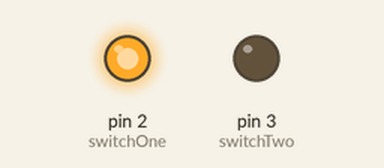
This sketch was run on a simulated Arduino Uno, built with avr-gcc and run on an emulated ATmega328P. Parts: output pins drawn as LEDs (lit = HIGH).

Above: at 1.0 s.
At 3.0 s:
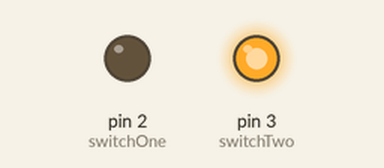
Timing chart, 0 to 5.2 s (numbered marks = the images above):
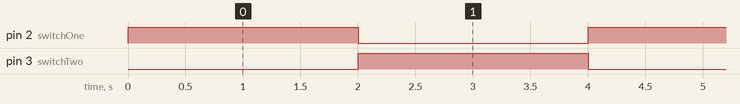

Measured:
- by itself, pin 2 (switchOne), pin 3 (switchTwo): alternates HIGH for 2.0 s and LOW for 2.0 s

The sketch:

ArduinoSketch04_1.ino
```cpp
/*
 PowerSwitch Tail test
 language: Wiring/Arduino
*/
const int switchOne = 2; // the first PowerSwitch Tail control pin
const int switchTwo = 3; // the second PowerSwitch Tail control pin

void setup() {
  pinMode(switchOne, OUTPUT); // Configure the pins
  pinMode(switchTwo, OUTPUT);

  digitalWrite(switchOne, LOW); // Make sure they are off
  digitalWrite(switchTwo, LOW);
}

void loop() {
  // turn on first power strip, turn off the second
  digitalWrite(switchOne, HIGH);
  digitalWrite(switchTwo, LOW);
  delay(2000);

  // turn on second power strip, turn off the first
  digitalWrite(switchTwo, HIGH);
  digitalWrite(switchOne, LOW);
  delay(2000);
}
```
